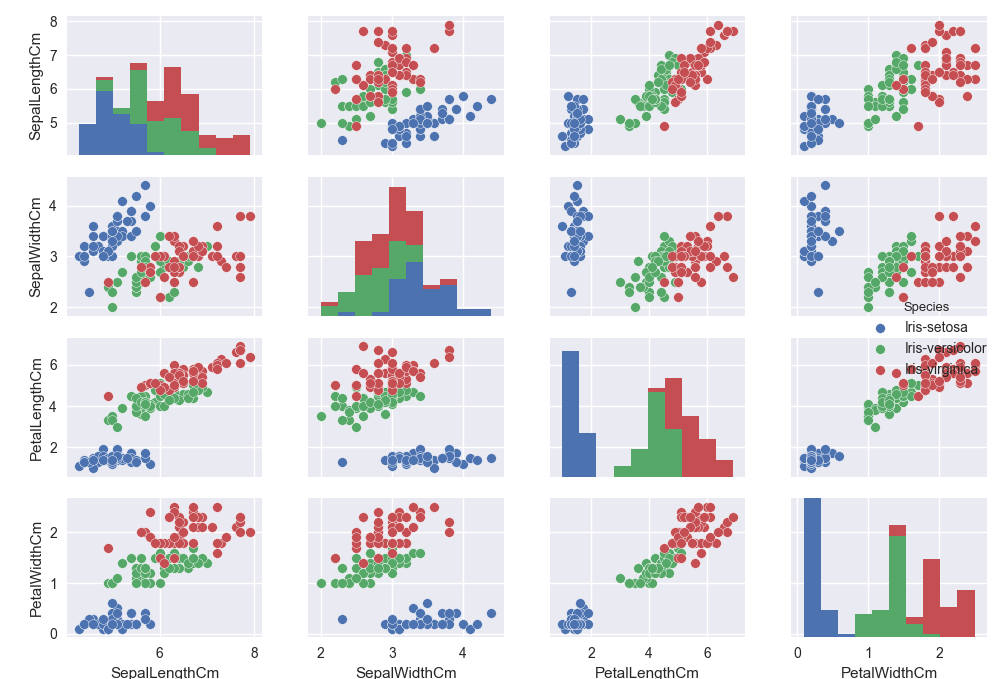

The Python source for this figure:
import pandas as pd
import seaborn as sns
import matplotlib.pyplot as plt

# Load data and split to data fields and target field
df = pd.read_csv('../data/iris/iris_data.csv', index_col=0)

# Draw pair plot
g = sns.pairplot(df, hue="Species", size=2.5)
plt.show()
